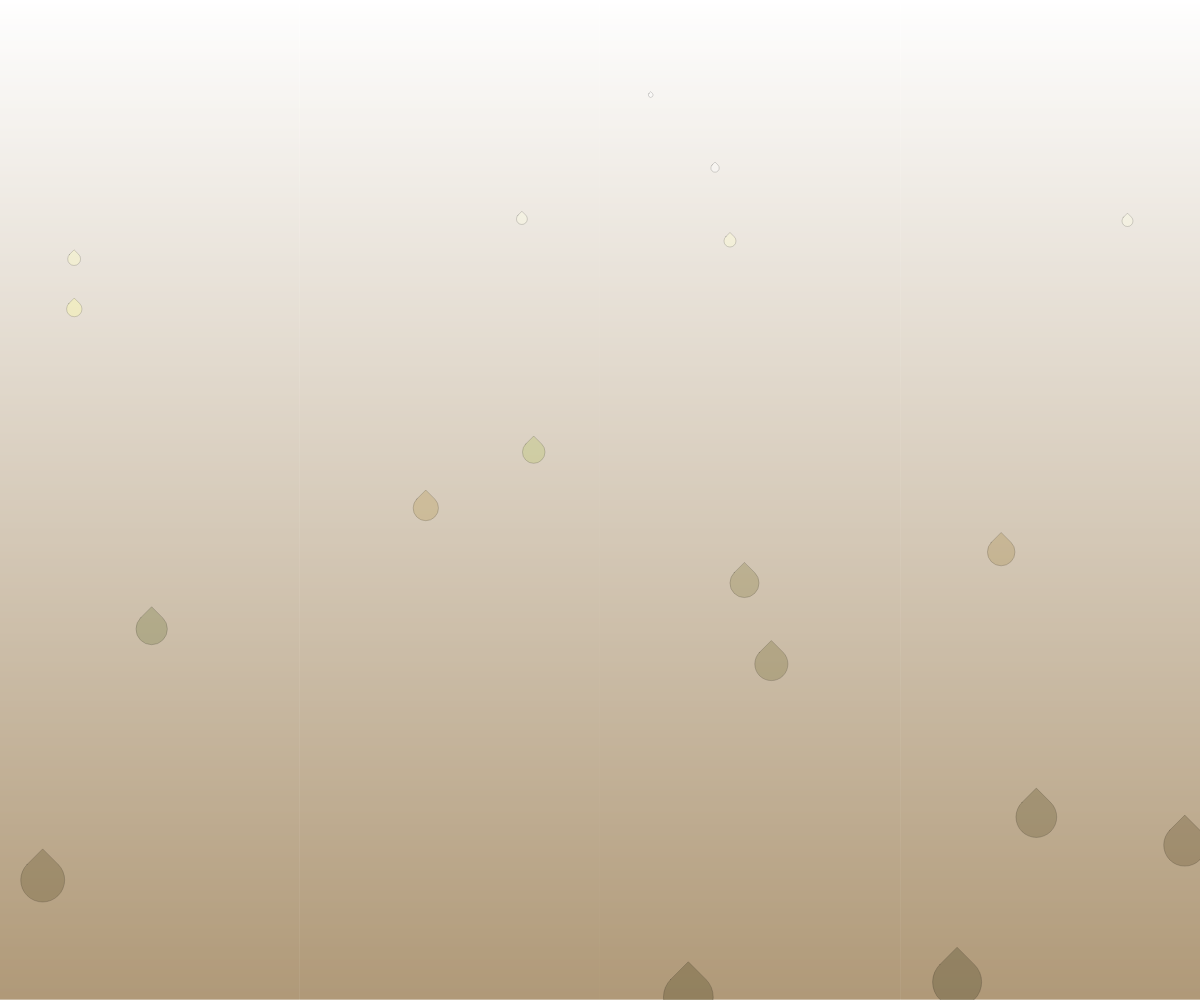
Frame 1 (no input)
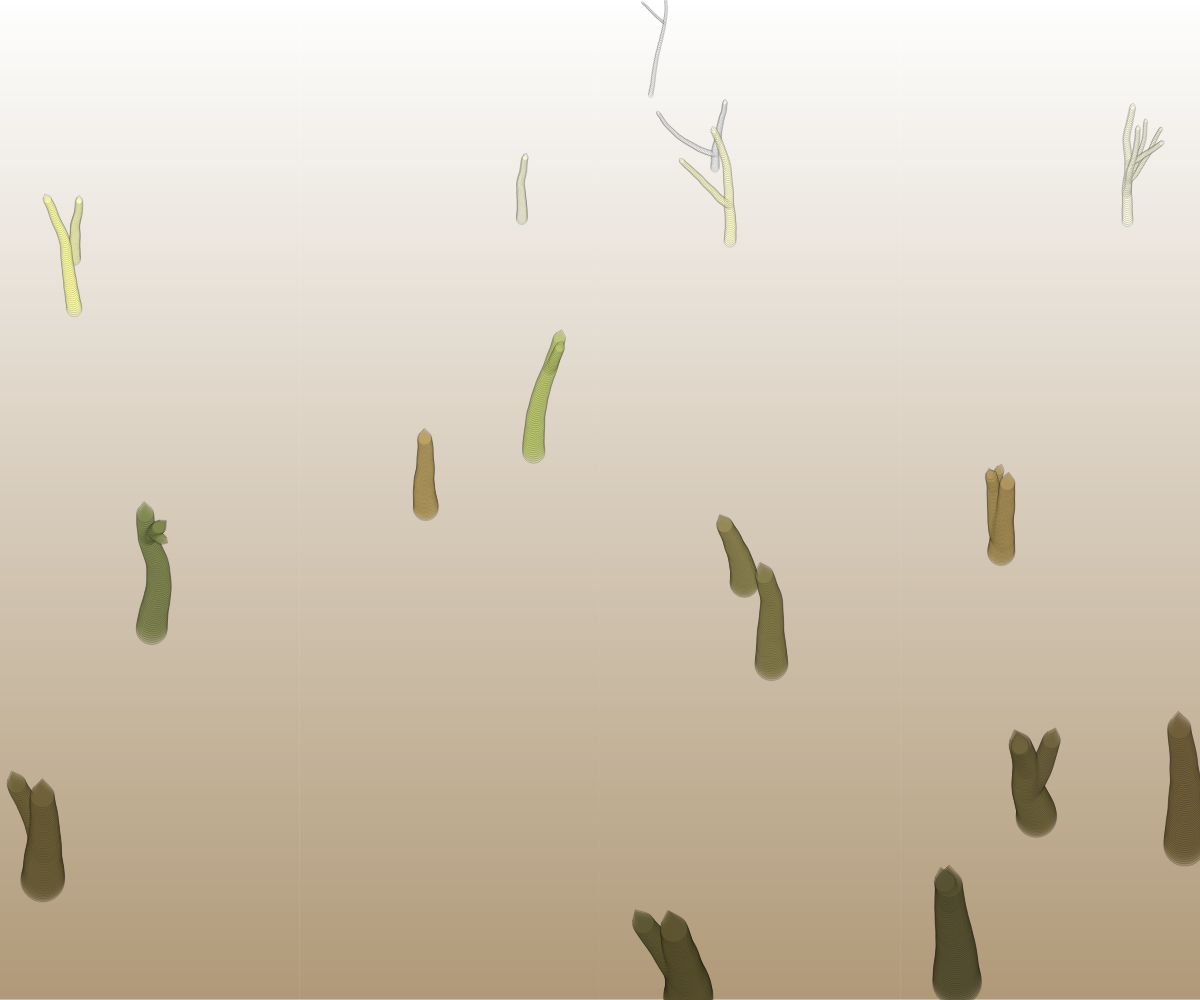
Frame 60 (no input)
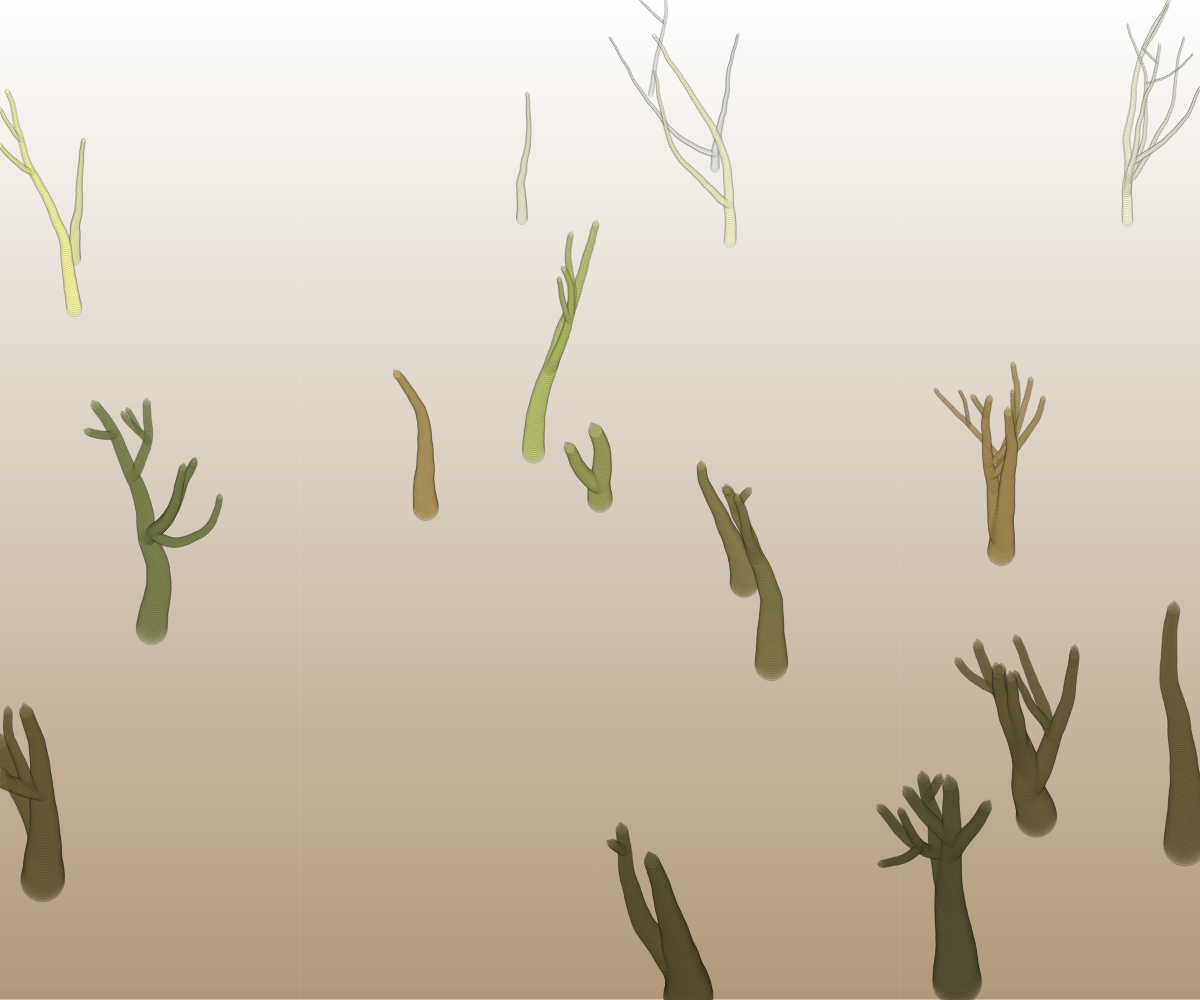
Frame 120 (the mouse pressed at the canvas centre since frame 60)

The p5.js sketch that drew these frames (run headless with seeded random() and noise() and a simulated clock; from frame 60 on, the mouse is pressed at the canvas centre):

// p5.js sketch
// ── sketch.js
// Inicializa un arreglo vacío para almacenar objetos de la clase Boid.
let boids;

// Función de configuración inicial
function setup() {
  // Crea un lienzo del tamaño de la ventana del navegador
  createCanvas(windowWidth, windowHeight);
  
  // Inicializa el arreglo de boids como vacío
  boids = [];
  
  // Establece el fondo del lienzo
  fondo(color('#FFF'), color('#96784C'));
  
  // Llena el arreglo de boids en posiciones aleatorias a lo largo del eje y
  for(let y=0; y < height; y++){
    if(unoEn(100)){
      let b = new Boid(random(width), y, (y/height) * 50, -HALF_PI);
      boids.push(b);
    }
  }
}

// Función para establecer el fondo del lienzo
function fondo(colA, colB){
  strokeWeight(1);
  for(let y = 0; y < height; y++){
    let col = lerpColor(colA, colB, y/height);
    stroke(col);
    line(0,y, width,y);
  }
}

// Función principal de dibujo
function draw() {
  // Itera a través de cada boid en el arreglo
  for(let i = 0; i < boids.length; i++){
    boids[i].draw(); // Dibuja el boid
    boids[i].go();   // Actualiza la posición y el estado del boid
    
    // Verifica si el boid debe ser eliminado del arreglo
    if(boids[i].t < 1 || 
       boids[i].x < 0 ||
       boids[i].x > width ||
       boids[i].y < 0 ||
       boids[i].y > height){
      boids.splice(i, 1); // Elimina el boid del arreglo
    }
  }
}

// Definición de la clase Boid
class Boid {
  constructor(x, y, t, a) {
    // Inicializa las propiedades del objeto
    let fade = 1/(y/height);
    this.x = x;
    this.y = y;
    this.t = t;  // tamaño
    this.a = a;  // ángulo
    this.seed = round(random(0, 999999));
    this.step = random(1,2);
    this.initSize = t;
    this.col = color(random(100, 80)*fade, random(90, 80)*fade, random(50, 50)*fade, 90);
  }
  
  // Función para dibujar el boid
  draw() {
    let t = this.t;
    noStroke();
    fill(this.col);
    strokeWeight(.25);
    stroke(0, 150);
    push();
    translate(this.x, this.y);
    rotate(this.a + PI/4);
    rect(-t/2, -t/2, t, t, t/2, 0, t/2, t/2);
    pop();
  }
  
  // Función para actualizar la posición y el estado del boid
  go(){
    // Actualiza el ángulo del boid usando ruido Perlin
    noiseSeed(this.seed);
    this.a += (noise(millis()/(this.t)*30) - 0.4725) * 0.333;
    
    // Calcula la diferencia entre el ángulo actual y el ángulo vertical (-PI/2)
    let dif = -HALF_PI - this.a;
    
    // Ajusta el ángulo del boid para que tienda a moverse hacia arriba
    this.a += dif * 0.018;
    
    // Actualiza la posición del boid usando coordenadas polares
    this.x += cos(this.a) * this.step;
    this.y += sin(this.a) * this.step;
    
    // Disminuye el tamaño del boid
    this.t *= 0.99;
    
    // Crea una nueva rama (boid) con cierta probabilidad
    if(unoEn(100)){
      let nuevaRama = new Boid(this.x, this.y, this.t * 0.8, this.a + random(-1.5, 1.5));
      nuevaRama.col = this.col;
      boids.push(nuevaRama);
    }
  }
}

// Función para añadir un nuevo boid cuando se hace clic con el mouse
function mousePressed(){
  let b = new Boid(mouseX, mouseY, (mouseY/height) * 50, -HALF_PI);
  boids.push(b);
}

// Funciones de teclado para interactuar con el programa
function keyTyped(){
  if(key === " "){
    fondo(color('#FFF'), color('#96784C'));
  }
  if(key === "b"){
    print("hay "+boids.length+" boids!!!")
  }
}

// Función auxiliar para determinar si un evento debe ocurrir con cierta probabilidad
function unoEn(num){
  let n = random(0, num);
  if(n < 1){
    return true;
  }else{
    return false;
  }
}
